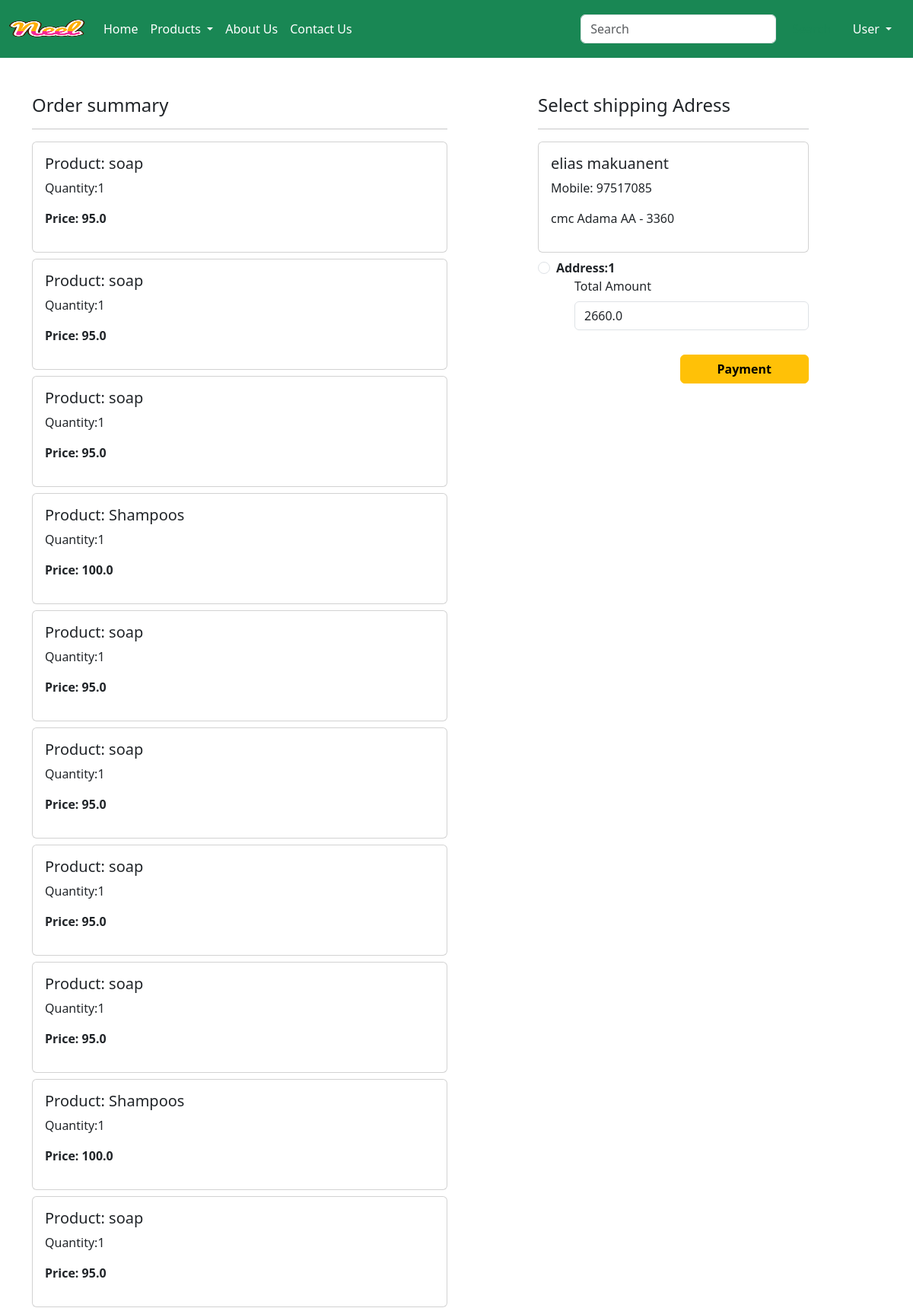
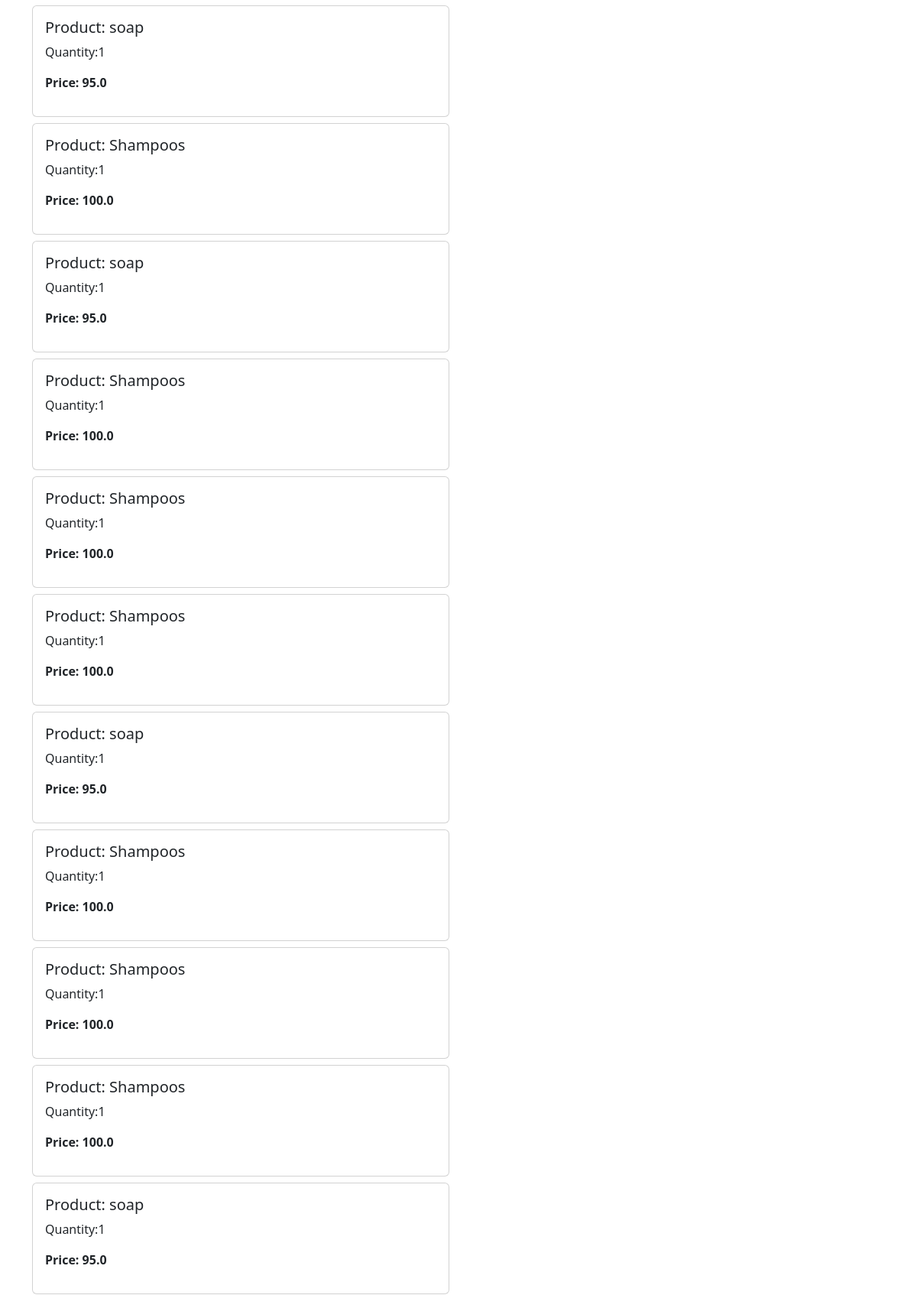
Screenshot of /checkout/ (signed in, upper part) with the database file from the repository (2 pictures, top to bottom).
### ec/models.py (models this page shows, shortened)
class Cart(models.Model):
    user=models.ForeignKey(User,on_delete=models.CASCADE)
    product=models.ForeignKey(Product,on_delete=models.CASCADE)
    quantity= models.PositiveIntegerField(default=1)

class Product(models.Model):
    title = models.CharField(max_length=100)
    selling_price= models. FloatField()
    discounted_price=models.FloatField()
    description = models.TextField(default='')
    composition= models.TextField(default='')
    proadapp= models.TextField(default='')
    catagory = models.CharField(choices=CATEGORY_CHOICES, max_length=2)
    product_image = models.ImageField(upload_to='product')

class Customer(models.Model):
    user=models.field_name = models.ForeignKey(User, on_delete=models.CASCADE)
    name=models.CharField(max_length=200)
    locality=models.CharField(max_length=200)
    city= models.CharField(max_length=50)
    mobile=models.IntegerField(default=0)
    zipcode=models.IntegerField()
    state=models.CharField(choices=STATE_CHOICES,max_length=100)

### ec/views.py (the view)
# urls.py: path('checkout/',views.checkout.as_view(), name='checkout'),
class checkout(View):
    def get(self,request):
        user = request.user
        add = Customer.objects.filter(user=user)
        cart_items=Cart.objects.filter(user=user)
        famount=0
        for p in cart_items:
            value=p.quantity*p.product.discounted_price
            famount = famount + value
        totalamount = famount + 40
        return render(request,'checkout.html',locals())

### ec/templates/checkout.html (shortened to what this page needs)
{%extends 'base.html'%}
{% load static %}
{% block main-content%}
<div class="container">
  <div class=" row mt-5">
    <div class=" col-sm-6">
      <h4>Order summary</h4>
      <hr>
      {% for item in cart_items%}
        <div class="card mb-2">
          <div class="card-body">
            <h5>Product: {{item.product.title}}</h5>
            <p>Quantity:{{item.quantity}}</p>
            <p class="fw-bold">Price: {{item.product.discounted_price}}</p>
          </div>
        </div>
      {% endfor %}
    </div>
    <div class="col-sm-4 offset-sm-1">
      <h4>Select shipping Adress</h4>
      <hr>
      <form method="post" id = "myform">
        {% for ad in add %}
        <div class="card">
          <div class="card-body">
            <h5>{{ad.name}}</h5>
            <p>Mobile: {{ad.mobile}}</p>
            <p>{{ad.locality}} {{ad.city}} {{ad.state}} - {{ad.zipcode}}</p>
          </div>
        </div>
        <div class="form-check mt-2 mb-5">
          <input class="form-check-input" type="radio" name="custid" id="custadd{{forloop.counter}}" value="{{ad.id}}">
          <label class="form-check-label fw-bold" for="custadd{{forloop.counter}}">
            Address:{{forloop.counter}}</label>
        {% endfor %}
            <div class="form-check mb-3">
              <label for="totaamount" class="form-label">Total Amount</label>
              <input type="number" class="form-control" name="totaamount" value={{totalamount}} readonly>
            </div>
            <div class="text-end">
              <button id="chp-button1" type="submit" class="btn btn-warning mt-3 px-5 fw-bold">Payment</button>
            </div>
        </div>
      </form>
    </div>
  </div>
</div>
{% endblock main-content%}

### rows the page displays
Cart: product "soap", quantity "1", product.discounted_price "95.0"
Cart: product "soap", quantity "1", product.discounted_price "95.0"
Cart: product "soap", quantity "1", product.discounted_price "95.0"
Cart: product "Shampoos", quantity "1", product.discounted_price "100.0"
Cart: product "soap", quantity "1", product.discounted_price "95.0"
Cart: product "soap", quantity "1", product.discounted_price "95.0"
Cart: product "soap", quantity "1", product.discounted_price "95.0"
Cart: product "soap", quantity "1", product.discounted_price "95.0"
Cart: product "Shampoos", quantity "1", product.discounted_price "100.0"
Cart: product "soap", quantity "1", product.discounted_price "95.0"
Cart: product "soap", quantity "1", product.discounted_price "95.0"
Cart: product "Shampoos", quantity "1", product.discounted_price "100.0"
Cart: product "soap", quantity "1", product.discounted_price "95.0"
Cart: product "Shampoos", quantity "1", product.discounted_price "100.0"
Cart: product "Shampoos", quantity "1", product.discounted_price "100.0"
Cart: product "Shampoos", quantity "1", product.discounted_price "100.0"
Cart: product "soap", quantity "1", product.discounted_price "95.0"
Cart: product "Shampoos", quantity "1", product.discounted_price "100.0"
Cart: product "Shampoos", quantity "1", product.discounted_price "100.0"
Cart: product "Shampoos", quantity "1", product.discounted_price "100.0"
Cart: product "soap", quantity "1", product.discounted_price "95.0"
Customer: name "elias makuanent", mobile "97517085", locality "cmc", city "Adama", state "AA", zipcode "3360"
